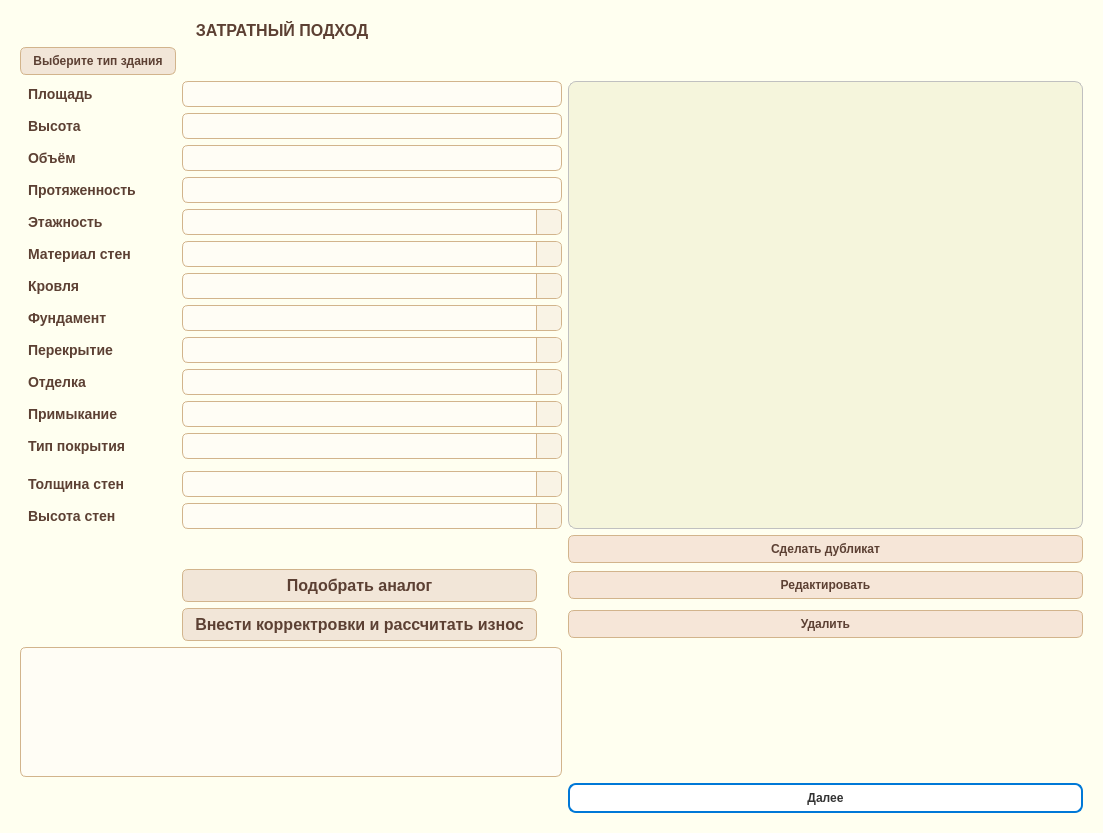
<?xml version="1.0" encoding="UTF-8"?>
<ui version="4.0">
 <class>ukup_window</class>
 <widget class="QWidget" name="ukup_window">
  <property name="geometry">
   <rect>
    <x>0</x>
    <y>0</y>
    <width>1103</width>
    <height>833</height>
   </rect>
  </property>
  <property name="windowTitle">
   <string>Form</string>
  </property>
  <property name="styleSheet">
   <string notr="true">QWidget {
    background-color: #fffff0;
}

QComboBox,
QTableWidget,
QLineEdit,
QDateEdit,
QTextEdit,
QTextBrowser {
    background-color: #fffdf5;
    color: #5c4033;
}
</string>
  </property>
  <layout class="QGridLayout" name="gridLayout_2">
   <item row="1" column="2">
    <widget class="QWidget" name="widget" native="true">
     <property name="styleSheet">
      <string notr="true">#inner_frame {
    background-color: #fffff0;
}
</string>
     </property>
     <layout class="QGridLayout" name="gridLayout">
      <item row="2" column="0">
       <widget class="QLabel" name="label_square">
        <property name="font">
         <font>
          <pointsize>-1</pointsize>
          <weight>62</weight>
          <bold>true</bold>
         </font>
        </property>
        <property name="styleSheet">
         <string notr="true">QLabel {
    color: #5c4033;          /* тёмно-серый текст */
    font-size: 14px;
    font-weight: 500;
    padding: 2px 4px;
}
</string>
        </property>
        <property name="text">
         <string>Площадь</string>
        </property>
       </widget>
      </item>
      <item row="15" column="0">
       <widget class="QLabel" name="label_wall_thickness">
        <property name="font">
         <font>
          <pointsize>-1</pointsize>
          <weight>62</weight>
          <bold>true</bold>
         </font>
        </property>
        <property name="styleSheet">
         <string notr="true">QLabel {
    color: #5c4033;          /* тёмно-серый текст */
    font-size: 14px;
    font-weight: 500;
    padding: 2px 4px;
}
</string>
        </property>
        <property name="text">
         <string>Толщина стен</string>
        </property>
       </widget>
      </item>
      <item row="3" column="0">
       <widget class="QLabel" name="label_height">
        <property name="font">
         <font>
          <pointsize>-1</pointsize>
          <weight>62</weight>
          <bold>true</bold>
         </font>
        </property>
        <property name="styleSheet">
         <string notr="true">QLabel {
    color: #5c4033;          /* тёмно-серый текст */
    font-size: 14px;
    font-weight: 500;
    padding: 2px 4px;
}
</string>
        </property>
        <property name="text">
         <string>Высота</string>
        </property>
       </widget>
      </item>
      <item row="5" column="0">
       <widget class="QLabel" name="label_length">
        <property name="font">
         <font>
          <pointsize>-1</pointsize>
          <weight>62</weight>
          <bold>true</bold>
         </font>
        </property>
        <property name="styleSheet">
         <string notr="true">QLabel {
    color: #5c4033;          /* тёмно-серый текст */
    font-size: 14px;
    font-weight: 500;
    padding: 2px 4px;
}
</string>
        </property>
        <property name="text">
         <string>Протяженность</string>
        </property>
       </widget>
      </item>
      <item row="4" column="0">
       <widget class="QLabel" name="label_volume">
        <property name="font">
         <font>
          <pointsize>-1</pointsize>
          <weight>62</weight>
          <bold>true</bold>
         </font>
        </property>
        <property name="styleSheet">
         <string notr="true">QLabel {
    color: #5c4033;          /* тёмно-серый текст */
    font-size: 14px;
    font-weight: 500;
    padding: 2px 4px;
}
</string>
        </property>
        <property name="text">
         <string>Объём</string>
        </property>
       </widget>
      </item>
      <item row="12" column="0">
       <widget class="QLabel" name="label_junction">
        <property name="font">
         <font>
          <pointsize>-1</pointsize>
          <weight>62</weight>
          <bold>true</bold>
         </font>
        </property>
        <property name="styleSheet">
         <string notr="true">QLabel {
    color: #5c4033;          /* тёмно-серый текст */
    font-size: 14px;
    font-weight: 500;
    padding: 2px 4px;
}
</string>
        </property>
        <property name="text">
         <string>Примыкание</string>
        </property>
       </widget>
      </item>
      <item row="8" column="0">
       <widget class="QLabel" name="label_roof">
        <property name="font">
         <font>
          <pointsize>-1</pointsize>
          <weight>62</weight>
          <bold>true</bold>
         </font>
        </property>
        <property name="styleSheet">
         <string notr="true">QLabel {
    color: #5c4033;          /* тёмно-серый текст */
    font-size: 14px;
    font-weight: 500;
    padding: 2px 4px;
}
</string>
        </property>
        <property name="text">
         <string>Кровля</string>
        </property>
       </widget>
      </item>
      <item row="7" column="0">
       <widget class="QLabel" name="label_wall_material">
        <property name="font">
         <font>
          <pointsize>-1</pointsize>
          <weight>62</weight>
          <bold>true</bold>
         </font>
        </property>
        <property name="styleSheet">
         <string notr="true">QLabel {
    color: #5c4033;          /* тёмно-серый текст */
    font-size: 14px;
    font-weight: 500;
    padding: 2px 4px;
}
</string>
        </property>
        <property name="text">
         <string>Материал стен</string>
        </property>
       </widget>
      </item>
      <item row="12" column="1" colspan="4">
       <widget class="QComboBox" name="comboBox_junction">
        <property name="font">
         <font>
          <pointsize>-1</pointsize>
         </font>
        </property>
        <property name="styleSheet">
         <string notr="true">QComboBox {
    background-color: #fffdf5;
    color: #5c4033;
    border: 1px solid #d2b48c;
    border-radius: 6px;
    padding: 4px 6px;
    font-size: 12px;
}

QComboBox:focus {
    border: 1px solid #a07d5e;
    background-color: #fff8e1;
}

QComboBox::drop-down {
    subcontrol-origin: padding;
    subcontrol-position: top right;
    width: 24px;
    border-left: 1px solid #d2b48c;
    background-color: #f9f3e5;
    border-top-right-radius: 6px;
    border-bottom-right-radius: 6px;
}
QComboBox::down-arrow {
    width: 12px;
    height: 12px;
    image: none;
}

</string>
        </property>
       </widget>
      </item>
      <item row="0" column="0" colspan="5">
       <widget class="QLabel" name="label_title">
        <property name="font">
         <font>
          <pointsize>-1</pointsize>
          <weight>62</weight>
          <bold>true</bold>
         </font>
        </property>
        <property name="styleSheet">
         <string notr="true">QLabel {
    color: #5c4033;          /* тёмно-серый текст */
    font-size: 16px;
    font-weight: 500;
    padding: 1px 2px;
}
</string>
        </property>
        <property name="text">
         <string>ЗАТРАТНЫЙ ПОДХОД    </string>
        </property>
        <property name="alignment">
         <set>Qt::AlignCenter</set>
        </property>
       </widget>
      </item>
      <item row="4" column="1" colspan="4">
       <widget class="QLineEdit" name="lineEdit_volume">
        <property name="font">
         <font>
          <pointsize>-1</pointsize>
         </font>
        </property>
        <property name="styleSheet">
         <string notr="true">QLineEdit {
    background-color: #fffdf5;           /* чуть отличающийся от фона */
    color: #5c4033;                      /* шоколадный текст */
    border: 1px solid #d2b48c;           /* тёплая светло-коричневая рамка */
    border-radius: 6px;
    padding: 4px 8px;
    font-size: 12px;
}

QLineEdit:focus {
    border: 1px solid #a07d5e;           /* выделение рамки при фокусе */
    background-color: #fff8e1;
}

QLineEdit:disabled {
    background-color: #f0f0f0;
    color: #999999;
    border: 1px solid #dddddd;
}
</string>
        </property>
       </widget>
      </item>
      <item row="6" column="1" colspan="4">
       <widget class="QComboBox" name="comboBox_floor">
        <property name="font">
         <font>
          <pointsize>-1</pointsize>
         </font>
        </property>
        <property name="styleSheet">
         <string notr="true">QComboBox {
    background-color: #fffdf5;
    color: #5c4033;
    border: 1px solid #d2b48c;
    border-radius: 6px;
    padding: 4px 6px;
    font-size: 12px;
}

QComboBox:focus {
    border: 1px solid #a07d5e;
    background-color: #fff8e1;
}

QComboBox::drop-down {
    subcontrol-origin: padding;
    subcontrol-position: top right;
    width: 24px;
    border-left: 1px solid #d2b48c;
    background-color: #f9f3e5;
    border-top-right-radius: 6px;
    border-bottom-right-radius: 6px;
}
QComboBox::down-arrow {
    width: 12px;
    height: 12px;
    image: none;
}

</string>
        </property>
       </widget>
      </item>
      <item row="7" column="1" colspan="4">
       <widget class="QComboBox" name="comboBox_wall_material">
        <property name="font">
         <font>
          <pointsize>-1</pointsize>
         </font>
        </property>
        <property name="styleSheet">
         <string notr="true">QComboBox {
    background-color: #fffdf5;
    color: #5c4033;
    border: 1px solid #d2b48c;
    border-radius: 6px;
    padding: 4px 6px;
    font-size: 12px;
}

QComboBox:focus {
    border: 1px solid #a07d5e;
    background-color: #fff8e1;
}

QComboBox::drop-down {
    subcontrol-origin: padding;
    subcontrol-position: top right;
    width: 24px;
    border-left: 1px solid #d2b48c;
    background-color: #f9f3e5;
    border-top-right-radius: 6px;
    border-bottom-right-radius: 6px;
}
QComboBox::down-arrow {
    width: 12px;
    height: 12px;
    image: none;
}

</string>
        </property>
       </widget>
      </item>
      <item row="13" column="0">
       <widget class="QLabel" name="label_coating">
        <property name="font">
         <font>
          <pointsize>-1</pointsize>
          <weight>62</weight>
          <bold>true</bold>
         </font>
        </property>
        <property name="styleSheet">
         <string notr="true">QLabel {
    color: #5c4033;          /* тёмно-серый текст */
    font-size: 14px;
    font-weight: 500;
    padding: 2px 4px;
}
</string>
        </property>
        <property name="text">
         <string>Тип покрытия</string>
        </property>
       </widget>
      </item>
      <item row="9" column="1" colspan="4">
       <widget class="QComboBox" name="comboBox_foundation">
        <property name="font">
         <font>
          <pointsize>-1</pointsize>
         </font>
        </property>
        <property name="styleSheet">
         <string notr="true">QComboBox {
    background-color: #fffdf5;
    color: #5c4033;
    border: 1px solid #d2b48c;
    border-radius: 6px;
    padding: 4px 6px;
    font-size: 12px;
}

QComboBox:focus {
    border: 1px solid #a07d5e;
    background-color: #fff8e1;
}

QComboBox::drop-down {
    subcontrol-origin: padding;
    subcontrol-position: top right;
    width: 24px;
    border-left: 1px solid #d2b48c;
    background-color: #f9f3e5;
    border-top-right-radius: 6px;
    border-bottom-right-radius: 6px;
}
QComboBox::down-arrow {
    width: 12px;
    height: 12px;
    image: none;
}

</string>
        </property>
       </widget>
      </item>
      <item row="6" column="0">
       <widget class="QLabel" name="label_floors">
        <property name="font">
         <font>
          <pointsize>-1</pointsize>
          <weight>62</weight>
          <bold>true</bold>
         </font>
        </property>
        <property name="styleSheet">
         <string notr="true">QLabel {
    color: #5c4033;          /* тёмно-серый текст */
    font-size: 14px;
    font-weight: 500;
    padding: 2px 4px;
}
</string>
        </property>
        <property name="text">
         <string>Этажность</string>
        </property>
       </widget>
      </item>
      <item row="11" column="1" colspan="4">
       <widget class="QComboBox" name="comboBox_decoration">
        <property name="font">
         <font>
          <pointsize>-1</pointsize>
         </font>
        </property>
        <property name="styleSheet">
         <string notr="true">QComboBox {
    background-color: #fffdf5;
    color: #5c4033;
    border: 1px solid #d2b48c;
    border-radius: 6px;
    padding: 4px 6px;
    font-size: 12px;
}

QComboBox:focus {
    border: 1px solid #a07d5e;
    background-color: #fff8e1;
}

QComboBox::drop-down {
    subcontrol-origin: padding;
    subcontrol-position: top right;
    width: 24px;
    border-left: 1px solid #d2b48c;
    background-color: #f9f3e5;
    border-top-right-radius: 6px;
    border-bottom-right-radius: 6px;
}
QComboBox::down-arrow {
    width: 12px;
    height: 12px;
    image: none;
}

</string>
        </property>
       </widget>
      </item>
      <item row="9" column="0">
       <widget class="QLabel" name="label_foundation">
        <property name="font">
         <font>
          <pointsize>-1</pointsize>
          <weight>62</weight>
          <bold>true</bold>
         </font>
        </property>
        <property name="styleSheet">
         <string notr="true">QLabel {
    color: #5c4033;          /* тёмно-серый текст */
    font-size: 14px;
    font-weight: 500;
    padding: 2px 4px;
}
</string>
        </property>
        <property name="text">
         <string>Фундамент</string>
        </property>
       </widget>
      </item>
      <item row="10" column="1" colspan="4">
       <widget class="QComboBox" name="comboBox_overlap">
        <property name="font">
         <font>
          <pointsize>-1</pointsize>
         </font>
        </property>
        <property name="styleSheet">
         <string notr="true">QComboBox {
    background-color: #fffdf5;
    color: #5c4033;
    border: 1px solid #d2b48c;
    border-radius: 6px;
    padding: 4px 6px;
    font-size: 12px;
}

QComboBox:focus {
    border: 1px solid #a07d5e;
    background-color: #fff8e1;
}

QComboBox::drop-down {
    subcontrol-origin: padding;
    subcontrol-position: top right;
    width: 24px;
    border-left: 1px solid #d2b48c;
    background-color: #f9f3e5;
    border-top-right-radius: 6px;
    border-bottom-right-radius: 6px;
}
QComboBox::down-arrow {
    width: 12px;
    height: 12px;
    image: none;
}

</string>
        </property>
       </widget>
      </item>
      <item row="11" column="0">
       <widget class="QLabel" name="label_decoration">
        <property name="font">
         <font>
          <pointsize>-1</pointsize>
          <weight>62</weight>
          <bold>true</bold>
         </font>
        </property>
        <property name="styleSheet">
         <string notr="true">QLabel {
    color: #5c4033;          /* тёмно-серый текст */
    font-size: 14px;
    font-weight: 500;
    padding: 2px 4px;
}
</string>
        </property>
        <property name="text">
         <string>Отделка</string>
        </property>
       </widget>
      </item>
      <item row="1" column="0">
       <widget class="QPushButton" name="pushButton_building_choose">
        <property name="font">
         <font>
          <pointsize>-1</pointsize>
          <weight>75</weight>
          <bold>true</bold>
         </font>
        </property>
        <property name="styleSheet">
         <string notr="true">QPushButton {
    background-color: #f2e6d8;       /* тёплый светлый бежевый */
    color: #5c4033;                  /* тот же шоколадный, как и в QLabel */
    border: 1px solid #d2b48c;       /* светло-коричневая рамка */
    border-radius: 6px;
    padding: 6px 12px;
    font-size: 12px;
    font-weight: bold;
}

QPushButton:hover {
    background-color: #e6d2b5;       /* чуть темнее при наведении */
}

QPushButton:pressed {
    background-color: #d4b899;       /* эффект нажатия */
}

QPushButton:disabled {
    background-color: #f5f5f5;
    color: #aaa;
    border: 1px solid #ddd;
}
</string>
        </property>
        <property name="text">
         <string>Выберите тип здания</string>
        </property>
       </widget>
      </item>
      <item row="1" column="3">
       <widget class="QLabel" name="label_selected_analog_index">
        <property name="text">
         <string/>
        </property>
       </widget>
      </item>
      <item row="1" column="1" colspan="2">
       <widget class="QLabel" name="label_building_choose">
        <property name="font">
         <font>
          <pointsize>10</pointsize>
          <weight>75</weight>
          <bold>true</bold>
         </font>
        </property>
        <property name="text">
         <string/>
        </property>
       </widget>
      </item>
      <item row="15" column="1" colspan="4">
       <widget class="QComboBox" name="comboBox_wall_thickness">
        <property name="font">
         <font>
          <pointsize>-1</pointsize>
         </font>
        </property>
        <property name="styleSheet">
         <string notr="true">QComboBox {
    background-color: #fffdf5;
    color: #5c4033;
    border: 1px solid #d2b48c;
    border-radius: 6px;
    padding: 4px 6px;
    font-size: 12px;
}

QComboBox:focus {
    border: 1px solid #a07d5e;
    background-color: #fff8e1;
}

QComboBox::drop-down {
    subcontrol-origin: padding;
    subcontrol-position: top right;
    width: 24px;
    border-left: 1px solid #d2b48c;
    background-color: #f9f3e5;
    border-top-right-radius: 6px;
    border-bottom-right-radius: 6px;
}
QComboBox::down-arrow {
    width: 12px;
    height: 12px;
    image: none;
}

</string>
        </property>
       </widget>
      </item>
      <item row="10" column="0">
       <widget class="QLabel" name="label_overlap">
        <property name="font">
         <font>
          <pointsize>-1</pointsize>
          <weight>62</weight>
          <bold>true</bold>
         </font>
        </property>
        <property name="styleSheet">
         <string notr="true">QLabel {
    color: #5c4033;          /* тёмно-серый текст */
    font-size: 14px;
    font-weight: 500;
    padding: 2px 4px;
}
</string>
        </property>
        <property name="text">
         <string>Перекрытие</string>
        </property>
       </widget>
      </item>
      <item row="5" column="1" colspan="4">
       <widget class="QLineEdit" name="lineEdit_length">
        <property name="font">
         <font>
          <pointsize>-1</pointsize>
         </font>
        </property>
        <property name="styleSheet">
         <string notr="true">QLineEdit {
    background-color: #fffdf5;           /* чуть отличающийся от фона */
    color: #5c4033;                      /* шоколадный текст */
    border: 1px solid #d2b48c;           /* тёплая светло-коричневая рамка */
    border-radius: 6px;
    padding: 4px 8px;
    font-size: 12px;
}

QLineEdit:focus {
    border: 1px solid #a07d5e;           /* выделение рамки при фокусе */
    background-color: #fff8e1;
}

QLineEdit:disabled {
    background-color: #f0f0f0;
    color: #999999;
    border: 1px solid #dddddd;
}
</string>
        </property>
       </widget>
      </item>
      <item row="8" column="1" colspan="4">
       <widget class="QComboBox" name="comboBox_roof">
        <property name="font">
         <font>
          <pointsize>-1</pointsize>
         </font>
        </property>
        <property name="styleSheet">
         <string notr="true">QComboBox {
    background-color: #fffdf5;
    color: #5c4033;
    border: 1px solid #d2b48c;
    border-radius: 6px;
    padding: 4px 6px;
    font-size: 12px;
}

QComboBox:focus {
    border: 1px solid #a07d5e;
    background-color: #fff8e1;
}

QComboBox::drop-down {
    subcontrol-origin: padding;
    subcontrol-position: top right;
    width: 24px;
    border-left: 1px solid #d2b48c;
    background-color: #f9f3e5;
    border-top-right-radius: 6px;
    border-bottom-right-radius: 6px;
}
QComboBox::down-arrow {
    width: 12px;
    height: 12px;
    image: none;
}

</string>
        </property>
       </widget>
      </item>
      <item row="13" column="1" colspan="4">
       <widget class="QComboBox" name="comboBox_coating">
        <property name="font">
         <font>
          <pointsize>-1</pointsize>
         </font>
        </property>
        <property name="styleSheet">
         <string notr="true">QComboBox {
    background-color: #fffdf5;
    color: #5c4033;
    border: 1px solid #d2b48c;
    border-radius: 6px;
    padding: 4px 6px;
    font-size: 12px;
}

QComboBox:focus {
    border: 1px solid #a07d5e;
    background-color: #fff8e1;
}

QComboBox::drop-down {
    subcontrol-origin: padding;
    subcontrol-position: top right;
    width: 24px;
    border-left: 1px solid #d2b48c;
    background-color: #f9f3e5;
    border-top-right-radius: 6px;
    border-bottom-right-radius: 6px;
}
QComboBox::down-arrow {
    width: 12px;
    height: 12px;
    image: none;
}

</string>
        </property>
       </widget>
      </item>
      <item row="3" column="1" colspan="4">
       <widget class="QLineEdit" name="lineEdit_height">
        <property name="font">
         <font>
          <pointsize>-1</pointsize>
         </font>
        </property>
        <property name="styleSheet">
         <string notr="true">QLineEdit {
    background-color: #fffdf5;           /* чуть отличающийся от фона */
    color: #5c4033;                      /* шоколадный текст */
    border: 1px solid #d2b48c;           /* тёплая светло-коричневая рамка */
    border-radius: 6px;
    padding: 4px 8px;
    font-size: 12px;
}

QLineEdit:focus {
    border: 1px solid #a07d5e;           /* выделение рамки при фокусе */
    background-color: #fff8e1;
}

QLineEdit:disabled {
    background-color: #f0f0f0;
    color: #999999;
    border: 1px solid #dddddd;
}
</string>
        </property>
       </widget>
      </item>
      <item row="2" column="1" colspan="4">
       <widget class="QLineEdit" name="lineEdit_square">
        <property name="font">
         <font>
          <pointsize>-1</pointsize>
         </font>
        </property>
        <property name="styleSheet">
         <string notr="true">QLineEdit {
    background-color: #fffdf5;           /* чуть отличающийся от фона */
    color: #5c4033;                      /* шоколадный текст */
    border: 1px solid #d2b48c;           /* тёплая светло-коричневая рамка */
    border-radius: 6px;
    padding: 4px 8px;
    font-size: 12px;
}

QLineEdit:focus {
    border: 1px solid #a07d5e;           /* выделение рамки при фокусе */
    background-color: #fff8e1;
}

QLineEdit:disabled {
    background-color: #f0f0f0;
    color: #999999;
    border: 1px solid #dddddd;
}
</string>
        </property>
       </widget>
      </item>
      <item row="16" column="0">
       <widget class="QLabel" name="label_wall_height">
        <property name="font">
         <font>
          <pointsize>-1</pointsize>
          <weight>62</weight>
          <bold>true</bold>
         </font>
        </property>
        <property name="styleSheet">
         <string notr="true">QLabel {
    color: #5c4033;          /* тёмно-серый текст */
    font-size: 14px;
    font-weight: 500;
    padding: 2px 4px;
}
</string>
        </property>
        <property name="text">
         <string>Высота стен</string>
        </property>
       </widget>
      </item>
      <item row="17" column="1" colspan="2">
       <widget class="QLabel" name="label_price_result">
        <property name="font">
         <font>
          <pointsize>10</pointsize>
          <weight>75</weight>
          <bold>true</bold>
         </font>
        </property>
        <property name="text">
         <string/>
        </property>
       </widget>
      </item>
      <item row="18" column="1">
       <widget class="QPushButton" name="pushButton_choose_analog">
        <property name="font">
         <font>
          <pointsize>-1</pointsize>
          <weight>75</weight>
          <bold>true</bold>
         </font>
        </property>
        <property name="styleSheet">
         <string notr="true">QPushButton {
    background-color: #f2e6d8;       /* тёплый светлый бежевый */
    color: #5c4033;                  /* тот же шоколадный, как и в QLabel */
    border: 1px solid #d2b48c;       /* светло-коричневая рамка */
    border-radius: 6px;
    padding: 6px 12px;
    font-size: 16px;
    font-weight: bold;
}

QPushButton:hover {
    background-color: #e6d2b5;       /* чуть темнее при наведении */
}

QPushButton:pressed {
    background-color: #d4b899;       /* эффект нажатия */
}

QPushButton:disabled {
    background-color: #f5f5f5;
    color: #aaa;
    border: 1px solid #ddd;
}
</string>
        </property>
        <property name="text">
         <string>Подобрать аналог</string>
        </property>
       </widget>
      </item>
      <item row="20" column="1">
       <widget class="QPushButton" name="pushButton_deviations_wear">
        <property name="font">
         <font>
          <pointsize>-1</pointsize>
          <weight>75</weight>
          <bold>true</bold>
         </font>
        </property>
        <property name="styleSheet">
         <string notr="true">QPushButton {
    background-color: #f2e6d8;       /* тёплый светлый бежевый */
    color: #5c4033;                  /* тот же шоколадный, как и в QLabel */
    border: 1px solid #d2b48c;       /* светло-коричневая рамка */
    border-radius: 6px;
    padding: 6px 12px;
    font-size: 16px;
    font-weight: bold;
}

QPushButton:hover {
    background-color: #e6d2b5;       /* чуть темнее при наведении */
}

QPushButton:pressed {
    background-color: #d4b899;       /* эффект нажатия */
}

QPushButton:disabled {
    background-color: #f5f5f5;
    color: #aaa;
    border: 1px solid #ddd;
}
</string>
        </property>
        <property name="text">
         <string>Внести корректровки и рассчитать износ</string>
        </property>
       </widget>
      </item>
      <item row="16" column="1" colspan="4">
       <widget class="QComboBox" name="comboBox_wall_height">
        <property name="font">
         <font>
          <pointsize>-1</pointsize>
         </font>
        </property>
        <property name="styleSheet">
         <string notr="true">QComboBox {
    background-color: #fffdf5;
    color: #5c4033;
    border: 1px solid #d2b48c;
    border-radius: 6px;
    padding: 4px 6px;
    font-size: 12px;
}

QComboBox:focus {
    border: 1px solid #a07d5e;
    background-color: #fff8e1;
}

QComboBox::drop-down {
    subcontrol-origin: padding;
    subcontrol-position: top right;
    width: 24px;
    border-left: 1px solid #d2b48c;
    background-color: #f9f3e5;
    border-top-right-radius: 6px;
    border-bottom-right-radius: 6px;
}
QComboBox::down-arrow {
    width: 12px;
    height: 12px;
    image: none;
}

</string>
        </property>
       </widget>
      </item>
      <item row="22" column="5">
       <widget class="QPushButton" name="pushButton_next">
        <property name="sizePolicy">
         <sizepolicy hsizetype="Minimum" vsizetype="Fixed">
          <horstretch>0</horstretch>
          <verstretch>0</verstretch>
         </sizepolicy>
        </property>
        <property name="styleSheet">
         <string notr="true">QPushButton {
    background-color: #ffffff;
    color: #333333;
    border: 2px solid #0078d7;         /* синий акцент */
    border-radius: 8px;
    padding: 6px 12px;
    font-weight: bold;
}

QPushButton:hover {
    background-color: #e6f0ff;         /* светло-синий при наведении */
}

QPushButton:pressed {
    background-color: #cce0ff;         /* темнее при нажатии */
}

QPushButton:disabled {
    background-color: #f0f0f0;
    color: #a0a0a0;
    border: 1px solid #cccccc;
}
#pushButton_duplicate {
    background-color: #f9f9f9;
    border: 2px solid #28a745;   /* зелёный */
    border-radius: 8px;
    padding: 6px 14px;
}
#pushButton_duplicate:hover {
    background-color: #e6ffe9;
}
</string>
        </property>
        <property name="text">
         <string>Далее</string>
        </property>
       </widget>
      </item>
      <item row="21" column="0" colspan="5">
       <widget class="QTextBrowser" name="textBrowser_analog">
        <property name="maximumSize">
         <size>
          <width>1500</width>
          <height>16777215</height>
         </size>
        </property>
        <property name="styleSheet">
         <string notr="true">QTextBrowser {
    background-color: #fffdf5;         /* слегка тёплый фон */
    color: #5c4033;                    /* основной тёплый текст */
    border: 1px solid #d2b48c;         /* светло-коричневая рамка */
    border-radius: 6px;
    padding: 10px;
    font-size: 14px;
    font-family: &quot;Segoe UI&quot;, &quot;Arial&quot;, sans-serif;
}
</string>
        </property>
       </widget>
      </item>
      <item row="20" column="5">
       <widget class="QPushButton" name="pushButton_liter_delete">
        <property name="font">
         <font>
          <pointsize>-1</pointsize>
          <weight>75</weight>
          <bold>true</bold>
         </font>
        </property>
        <property name="styleSheet">
         <string notr="true">QPushButton {
    background-color: #f6e6d8;       /* тёплый светлый бежевый */
    color: #5c4033;                  /* тот же шоколадный, как и в QLabel */
    border: 1px solid #d2b48c;       /* светло-коричневая рамка */
    border-radius: 6px;
    padding: 6px 12px;
    font-size: 12px;
    font-weight: bold;
}

QPushButton:hover {
    background-color: #ffd6d6;       /* чуть темнее при наведении */
}

QPushButton:pressed {
    background-color: #fae0e0;       /* эффект нажатия */
}

QPushButton:disabled {
    background-color: #f5f5f5;
    color: #aaa;
    border: 1px solid #ddd;
}
</string>
        </property>
        <property name="text">
         <string>Удалить</string>
        </property>
       </widget>
      </item>
      <item row="18" column="5">
       <widget class="QPushButton" name="pushButton_edit">
        <property name="font">
         <font>
          <pointsize>-1</pointsize>
          <weight>75</weight>
          <bold>true</bold>
         </font>
        </property>
        <property name="styleSheet">
         <string notr="true">QPushButton {
    background-color: #f6e6d8;       /* тёплый светлый бежевый */
    color: #5c4033;                  /* тот же шоколадный, как и в QLabel */
    border: 1px solid #d2b48c;       /* светло-коричневая рамка */
    border-radius: 6px;
    padding: 6px 12px;
    font-size: 12px;
    font-weight: bold;
}

QPushButton:hover {
    background-color: #e6d2b5;       /* чуть темнее при наведении */
}

QPushButton:pressed {
    background-color: #d5b899;       /* эффект нажатия */
}

QPushButton:disabled {
    background-color: #f5f5f5;
    color: #aaa;
    border: 1px solid #ddd;
}
</string>
        </property>
        <property name="text">
         <string>Редактировать</string>
        </property>
       </widget>
      </item>
      <item row="17" column="5">
       <widget class="QPushButton" name="pushButton_liter_dublicate">
        <property name="font">
         <font>
          <pointsize>-1</pointsize>
          <weight>75</weight>
          <bold>true</bold>
         </font>
        </property>
        <property name="styleSheet">
         <string notr="true">QPushButton {
    background-color: #f6e6d8;       /* тёплый светлый бежевый */
    color: #5c4033;                  /* тот же шоколадный, как и в QLabel */
    border: 1px solid #d2b48c;       /* светло-коричневая рамка */
    border-radius: 6px;
    padding: 6px 12px;
    font-size: 12px;
    font-weight: bold;
}

QPushButton:hover {
    background-color: #e6d2b5;       /* чуть темнее при наведении */
}

QPushButton:pressed {
    background-color: #d5b899;       /* эффект нажатия */
}

QPushButton:disabled {
    background-color: #f5f5f5;
    color: #aaa;
    border: 1px solid #ddd;
}
</string>
        </property>
        <property name="text">
         <string>Сделать дубликат</string>
        </property>
       </widget>
      </item>
      <item row="2" column="5" rowspan="15">
       <widget class="QTableWidget" name="TableWidget_liter_list">
        <property name="sizePolicy">
         <sizepolicy hsizetype="Expanding" vsizetype="MinimumExpanding">
          <horstretch>0</horstretch>
          <verstretch>0</verstretch>
         </sizepolicy>
        </property>
        <property name="maximumSize">
         <size>
          <width>600</width>
          <height>1600</height>
         </size>
        </property>
        <property name="sizeIncrement">
         <size>
          <width>0</width>
          <height>1600</height>
         </size>
        </property>
        <property name="styleSheet">
         <string notr="true">QTableWidget {
    background-color: #ffffff;
    border: 1px solid #c0c0c0;
    border-radius: 8px;
    gridline-color: #e0e0e0;
    font-size: 14px;
    color: #333;
    selection-background-color: #cce0ff;
    selection-color: #000;
}

QHeaderView::section {
    background-color: #f2f2f2;
    padding: 6px;
    border: 1px solid #dcdcdc;
    font-weight: bold;
    color: #333;
    border-top-left-radius: 4px;
    border-top-right-radius: 4px;
}

QTableWidget::item {
    padding: 6px;
    border: none;
}

QTableWidget::item:selected {
    background-color: #cce0ff;
    color: #000;
}

QScrollBar:vertical {
    background: #f2f2f2;
    width: 10px;
    margin: 0px 0px 0px 0px;
    border-radius: 5px;
}

QScrollBar::handle:vertical {
    background: #a0a0a0;
    min-height: 20px;
    border-radius: 5px;
}

QScrollBar::handle:vertical:hover {
    background: #888;
}
QWidget {
    background-color: #f5f5dc;
}

</string>
        </property>
       </widget>
      </item>
     </layout>
    </widget>
   </item>
  </layout>
 </widget>
 <resources/>
 <connections/>
</ui>
